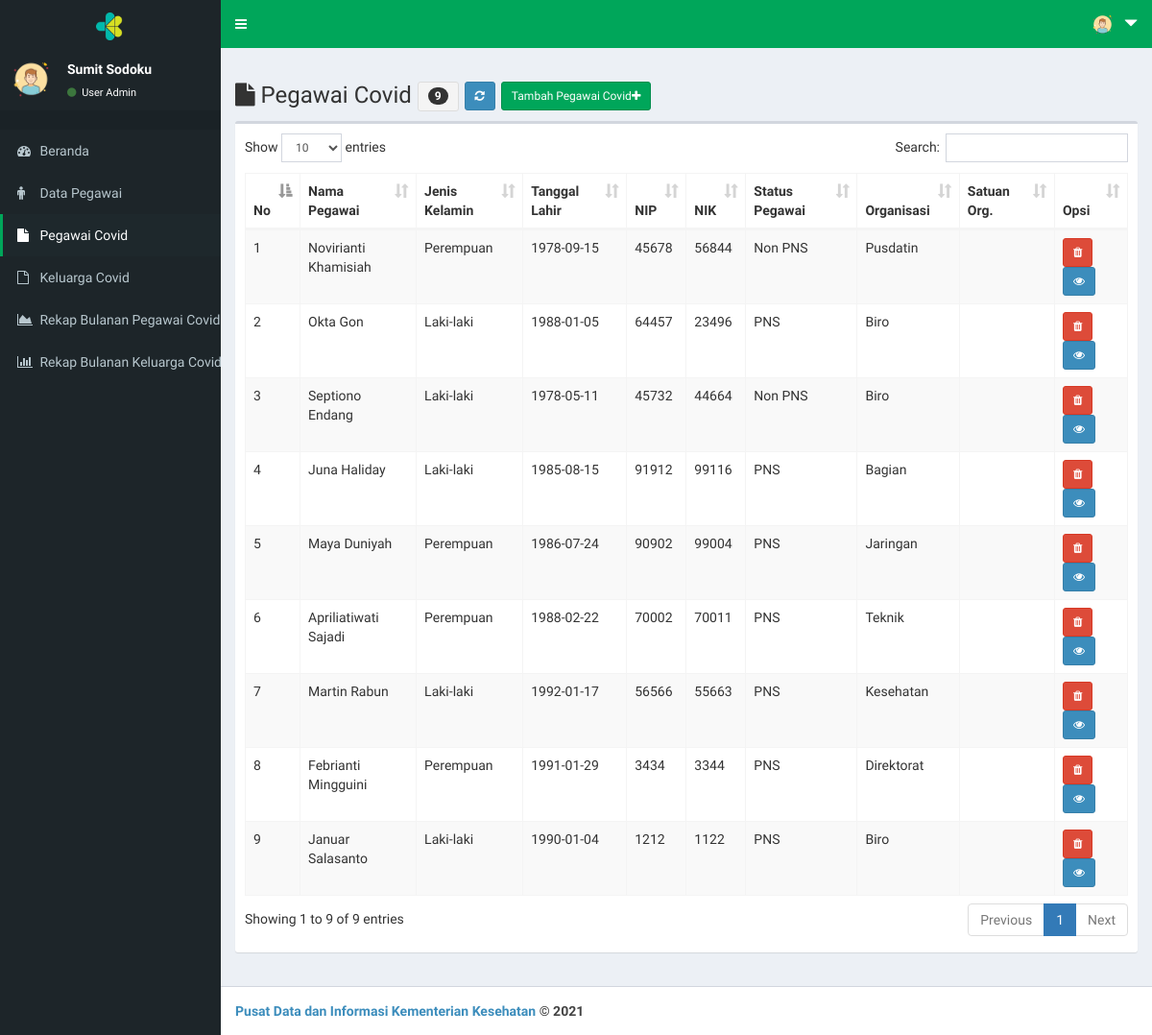
The app's page /page/index.php?menu=vkon_data (signed in), older data.
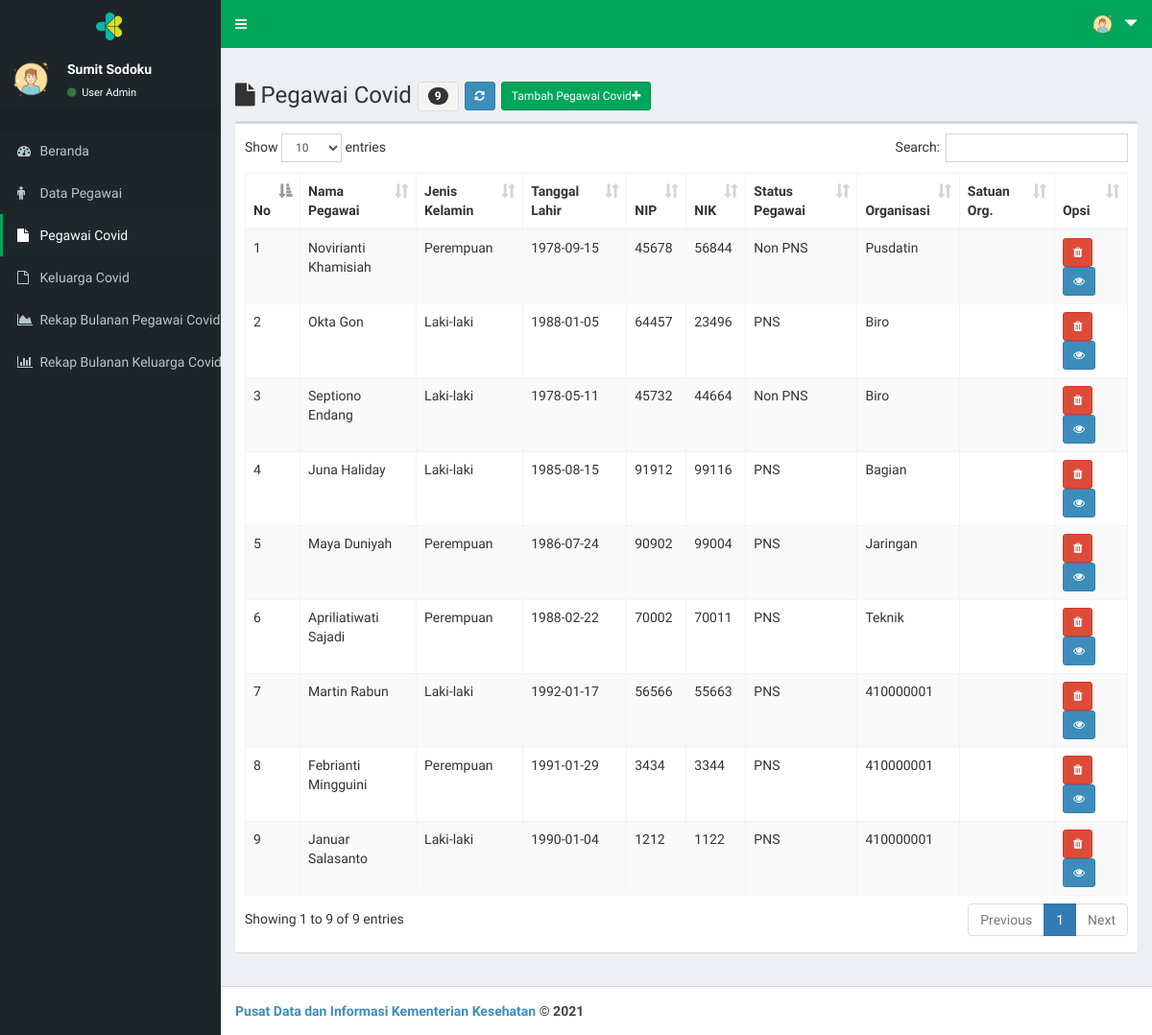
The same page, newer data.
### tables this page shows
CREATE TABLE `tb_peg` (
  `peg_id` int(11) NOT NULL,
  `peg_nama` varchar(30) NOT NULL,
  `peg_jk` enum('Laki-laki','Perempuan') NOT NULL,
  `peg_tgllahir` date NOT NULL,
  `peg_nip` varchar(20) NOT NULL,
  `peg_nik` varchar(20) NOT NULL,
  `peg_stapeg` varchar(30) NOT NULL,
  `peg_org` varchar(100) NOT NULL,
  `peg_orgsat` varchar(100) NOT NULL,
  `peg_orgunit` varchar(100) NOT NULL
);

### page/vkon_data.php (the view, shortened to what this page needs)
<!DOCTYPE html>
<html>
<head>
</head>
<body>
  	<div class="row">
	  <div class="col-xs-12 col-md-12">
	    <h3><span class="fa fa-file"></span>
		    Pegawai Covid
		    <?php
				$jumlah=0;
			    if ($user_akses=="Super") {
			      	$sql = $koneksi->query("SELECT * FROM tb_peg ORDER BY peg_id DESC");
			    }
			    else {
			    	$sql = $koneksi->query("SELECT * FROM tb_peg WHERE peg_orgsat='$user_orgsat' ORDER BY peg_id DESC");
			    }
			    while ($data=$sql->fetch_assoc()) {
			    	$wpeg_id = $data['peg_id'];
			    	$vcek	= 0;
				    $sqlv = $koneksi->query("SELECT * FROM tb_kon");
				    while ($datav=$sqlv->fetch_assoc()) {
			    		$vkon_peg_id = $datav['kon_peg_id'];
			    		if ($wpeg_id==$vkon_peg_id){
			    			$vcek++;
			    		}
				    }
				    if($vcek!=0){
				    	$jumlah++;
					}
				}
		    ?>
		    <button class="btn btn-sm btn-default"><span class="badge"><?php echo $jumlah; ?></span></button>
		    <a href="?menu=vkon_data" class="btn btn-sm btn-primary"><span class="fa fa-refresh"></a>
		    <a href="?menu=vkon_tambah" class="btn btn-sm btn-success">Tambah Pegawai Covid<span class="fa fa-plus"></a>
		</h3>
	  </div>
	</div>
	<div class="box">
        <div class="box-body">
          	<table id="example1" class="table table-bordered table-striped">
	            <thead>
		            <tr>
						<th>No</th>
						<th>Nama Pegawai</th>
						<th>Jenis Kelamin</th>
						<th>Tanggal Lahir</th>
						<th>NIP</th>
						<th>NIK</th>
						<th>Status Pegawai</th>
						<th>Organisasi</th>
						<th>Satuan Org.</th>
						<th>Opsi</th>
		            </tr>
	            </thead>
	            <tbody>
					<?php
					    $no = 1;
					    if ($user_akses=="Super") {
					    	$sql = $koneksi->query("SELECT * FROM tb_peg ORDER BY peg_id DESC");
					    }
					    else {
					    	$sql = $koneksi->query("SELECT * FROM tb_peg WHERE peg_orgsat='$user_orgsat' ORDER BY peg_id DESC");
					    }
					    while ($data=$sql->fetch_assoc()) {
					    	$wpeg_id = $data['peg_id'];
					    	$vcek	= 0;
						    $sqlv = $koneksi->query("SELECT * FROM tb_kon");
						    while ($datav=$sqlv->fetch_assoc()) {
					    		$vkon_peg_id = $datav['kon_peg_id'];
					    		if ($wpeg_id==$vkon_peg_id){
					    			$vcek++;
					    		}
						    }
						    if($vcek!=0){
					?>
				    <tr>
				        <td> <?php echo $no++; ?> </td>
				        <td> <?php echo $data['peg_nama']; ?></td>
				        <td> <?php echo $data['peg_jk']; ?></td>
				        <td> <?php echo $data['peg_tgllahir']; ?></td>
				        <td> <?php echo $data['peg_nip']; ?></td>
				        <td> <?php echo $data['peg_nik']; ?></td>
				        <td> <?php echo $data['peg_stapeg']; ?></td>
				        <td> <?php echo $data['peg_org']; ?></td>
				        <td> <?php echo $data['peg_orgsat']; ?></td>
				        <td>
							<a 	onclick="return confirm('Anda yakin menghapus data pegawai <?php echo $data['peg_nama']; ?> ?')"
								href="?menu=vkon_hapus&peg_nik=<?php echo $data['peg_nik']; ?>"
								class="btn btn-sm btn-danger"
								title="Hapus <?php echo $data['peg_nama'];?>" >
								<span class="fa fa-trash">
							</a>
							<a 	href="?menu=kon_data&peg_nik=<?php echo $data['peg_nik']; ?>"
								class="btn btn-sm btn-primary"
								title="Detail Kondisi <?php echo $data['peg_nama'];?>">
								<span class="fa fa-eye"></a>
				        </td>
				    </tr>
	      			<?php
							}
	    				}
					?>
	            </tbody>
        	</table>
    	</div>
	</div>
</body>
</html>

Row changes from the older to the newer data that the page shows:
changed tb_peg "Martin Rabun": peg_org "Kesehatan" → "410000001"
changed tb_peg "Febrianti Mingguini": peg_org "Direktorat" → "410000001"
changed tb_peg "Januar Salasanto": peg_org "Biro" → "410000001"
